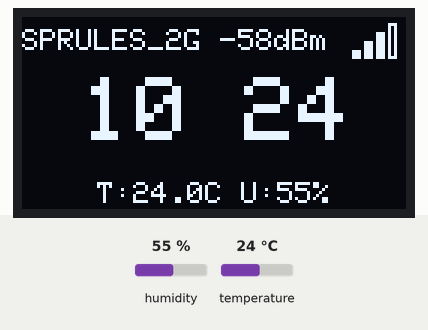
The program below on a simulated ESP32. Shown: 128×64 one-colour display. The test bench sets the inputs (shaded band); at power-on: humidity 55 %, temperature 24 °C. WiFi joins after 1.5 s; servers stay silent unless stated; the local clock reads 2024-03-15 10:24:30 at power-on unless the program sets it; what the program prints to the serial monitor is not drawn.

Above: at 6.8 s.
6.9 s: humidity set to 22 %
At 8.5 s:
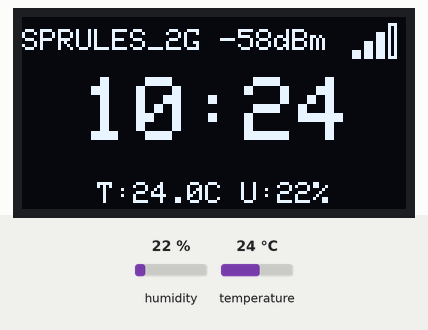
10.2 s: temperature set to 12 °C
At 13.5 s:
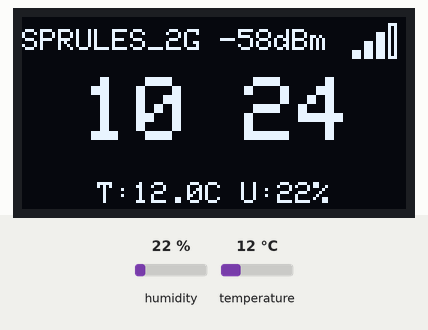
14.4 s: humidity set to 40 %
At 16.7 s:
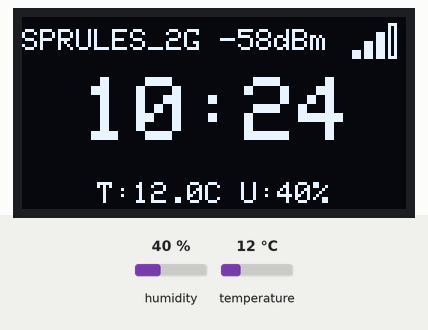
18.5 s: temperature set to 19 °C
At 22.0 s:
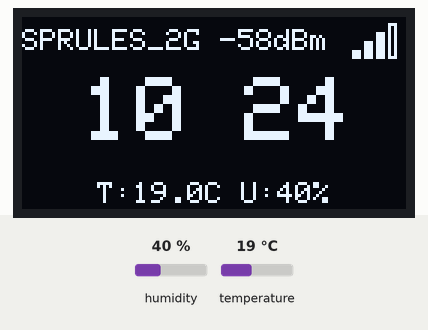
Timing chart, 0 to 23.5 s (numbered marks = the images above; inputs shaded):
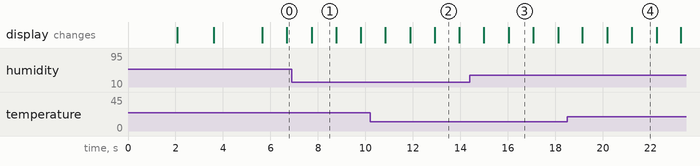

Measured:
- after the input at 6.9 s, the display: changes after 0.83 s (image 1)
- after the input at 10.2 s, the display: first differs from a run without the input after 1.7 s (image 2 shows a later state)
- after the input at 14.4 s, the display: first differs from a run without the input after 1.6 s (image 3)
- after the input at 18.5 s, the display: first differs from a run without the input after 1.7 s (image 4 shows a later state)
- what the display in image 1 shows lasts 1.1 s, from 7.7 s to 8.8 s

The program:

main.cpp
```cpp
#include <Arduino.h>
#include <Wire.h>
#include <Adafruit_GFX.h>
#include <Adafruit_SSD1306.h>
#include <WiFi.h>
#include <WiFiMulti.h>
#include <time.h>
#include <DHT.h>


#define SCREEN_WIDTH 128
#define SCREEN_HEIGHT 64
#define OLED_RESET -1

const char* ntpServer = "pool.ntp.org";
const long gmtOffset_sec = -3 * 3600;
const int daylightOffset_sec = 0;
bool showDots = true;

Adafruit_SSD1306 display(SCREEN_WIDTH, SCREEN_HEIGHT, &Wire, OLED_RESET);
WiFiMulti wifiMulti;
DHT dht(18,DHT11);


void desenharBarrasWiFi(int x, int y) {
  int rssi = WiFi.RSSI();
  int barras = 0;

  if (rssi > -50) barras = 4;
  else if (rssi> -60) barras = 3;
  else if (rssi> -70) barras = 2;
  else if (rssi> -80) barras = 1;

  // Desenhar triângulos
  for (int i = 0; i < 4; i++) {
    int alturaMax = 3 + (i * 3);
    int yBarra = y + (12 - alturaMax);

    if (i < barras) {
      display.fillRect(x + (i * 4), yBarra, 3, alturaMax, SSD1306_WHITE);
    } else {
      display.drawRect(x + (i * 4), yBarra, 3, alturaMax, SSD1306_WHITE);

    }
  }
}

void setup() {
  Serial.begin(115200);
  dht.begin();
  wifiMulti.addAP("SPRULES_2G", "MorganArthur2610");
  wifiMulti.addAP("2ANDAR", "MorganArthur2610");

  if(!display.begin(SSD1306_SWITCHCAPVCC, 0x3C)){
    Serial.println("Falha nesse caralho");
    while(true);
  }

  display.clearDisplay();
  display.setTextSize(1);
  display.setTextColor(SSD1306_WHITE);
  display.setCursor(0,0);
  display.println("Display ok");
  display.display();
  delay(2000);

  //Wifi

  display.clearDisplay();
  display.setCursor(0,0);
  display.println("Conectando Wifi...");
  display.display();

  // WiFi.begin(ssid, password);
  if (wifiMulti.run() == WL_CONNECTED){
    Serial.println("Conectado na rede: " + WiFi.SSID());
  }

  while (wifiMulti.run() != WL_CONNECTED){
    delay(500);
    Serial.print(".");
  }

  display.clearDisplay();
  display.setCursor(0,0);
  display.setTextSize(2);
  display.println("Conectado!");
  display.display();
  delay(2000);
  configTime(gmtOffset_sec, daylightOffset_sec, ntpServer);

}

void loop() {
  struct tm timeinfo;

  if(!getLocalTime(&timeinfo)) {
    Serial.println("Falha ao obter hora");
    return;
  }

  float umidade = dht.readHumidity();
  float temperatura = dht.readTemperature();

  if (isnan(umidade) || isnan(temperatura)){
    Serial.println("Falha dht");
  }else{
    Serial.print(umidade);
    Serial.print(" ");
    Serial.print(temperatura);
    Serial.println("C");

  }

  display.clearDisplay();
  display.setCursor(0,4);
  display.setTextSize(1);
  display.printf("%s %ddBm", WiFi.SSID().c_str(), WiFi.RSSI());
  display.setTextSize(3);
  display.setCursor(20, 20);
  display.printf("%02d%c%02d", timeinfo.tm_hour, showDots ? ':' : ' ', timeinfo.tm_min);
  showDots = !showDots;  // inverte: true vira false, false vira true
  display.setTextSize(1);
  display.setCursor(25,55);
  display.printf("T:%.1fC U:%.0f%%", temperatura, umidade);
  desenharBarrasWiFi(110, 2);
  display.display();
  delay(1000);

}
```
